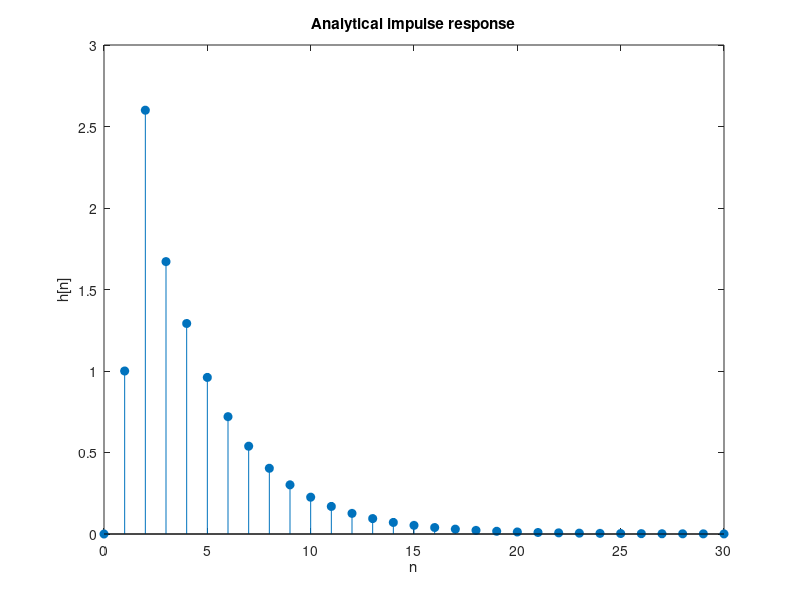
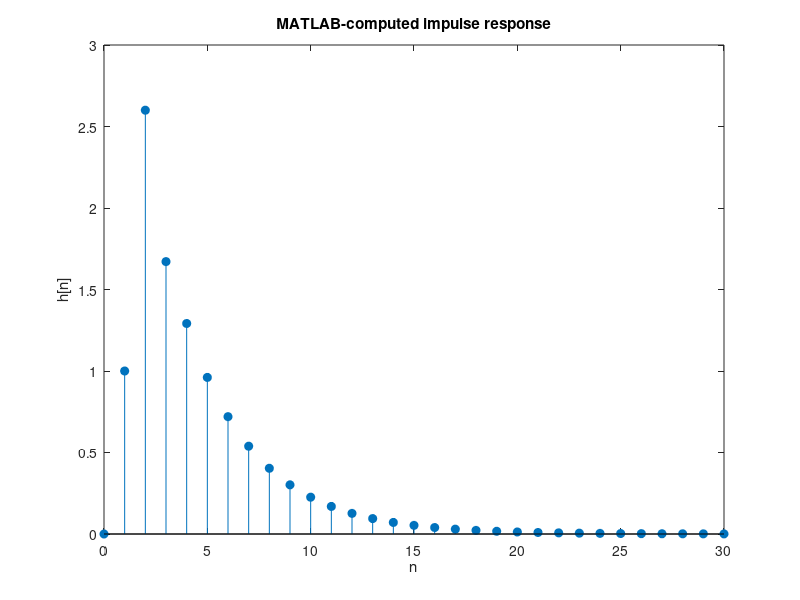
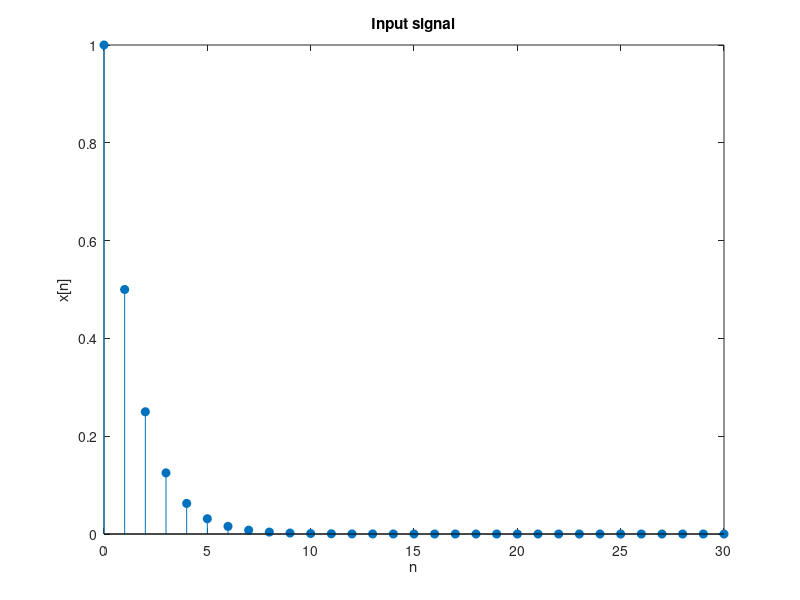
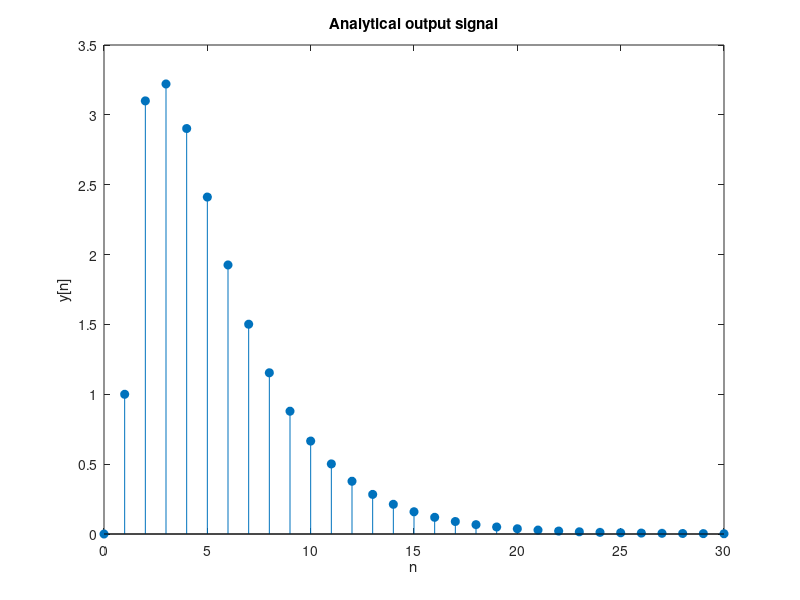

Reproduce these figures in MATLAB, in order.
clear;
close all;
clc;

% numerator and denominator coefficients of H(z)
B = [1 2];
A = [1 -3/5 -1/9];

[R, P, ~] = residue(B, A);
disp('Residues for H(z):');
disp(R);
disp('Poles for H(z):');
disp(P);

n = 0:30;
N = size(n); N = N(2);

% impulse response using residues and poles (ANALYTICAL WAY)
h = zeros(size(n));
for i = 1:length(P)
    h = h + R(i) * (P(i) .^ (n-1)).*double(n>=1);
end

figure;
stem(n, h, 'filled');
xlabel('n');
ylabel('h[n]');
title('Analytical impulse response');

% MATLAB computed impulse response
delta = [1, zeros(1, N-1)]; % Impulse signal
h2 = filter(B, A, delta);
h2 = [0, h2(1:end-1)]; % allineamento risultato analitico e filter;
% serve per diversa convenzione temporale tra filter e formula analitica

figure;
stem(n, h2, 'filled');
xlabel('n');
ylabel('h[n]');
title('MATLAB-computed impulse response');

% last point

% input
x = (1/2).^(n);
figure;
stem(n, x, 'filled');
xlabel('n');
ylabel('x[n]');
title('Input signal');

% numerator and denominator coefficients
B2 = [1 2 0];
A2 = [1 -11/10 17/90 1/18];
[R, P, ~] = residue(B2, A2);

% analytical expr
y = zeros(size(n));
for i = 1:length(P)
    y = y + R(i) * (P(i).^(n-1)).*double(n>=1);
end

figure;
stem(n, y, 'filled');
xlabel('n');
ylabel('y[n]');
title('Analytical output signal');

% via script - use of filter
y2 = filter(B, A, x);
y2 = [0, y2(1:end-1)]; % allineamento risultato analitico e filter

figure;
stem(n, y2, 'filled');
xlabel('n');
ylabel('y[n]');
title('MATLAB-computed output signal');